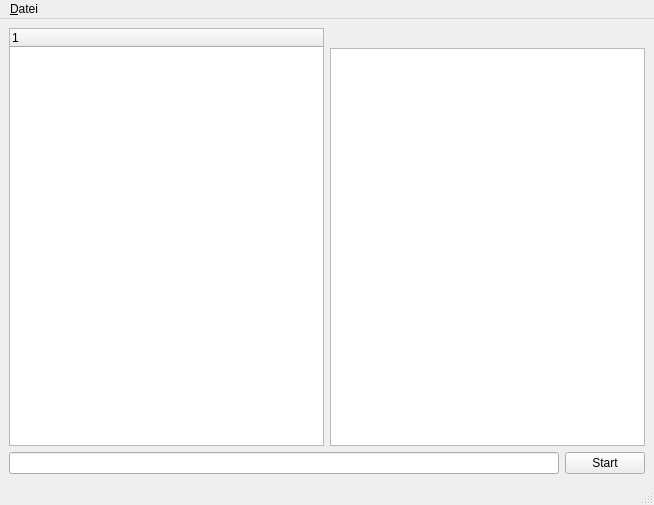
<?xml version="1.0" encoding="UTF-8"?>
<ui version="4.0">
 <class>LCEdit</class>
 <widget class="QMainWindow" name="LCEdit">
  <property name="geometry">
   <rect>
    <x>0</x>
    <y>0</y>
    <width>654</width>
    <height>505</height>
   </rect>
  </property>
  <property name="windowTitle">
   <string>LCEdit</string>
  </property>
  <widget class="QWidget" name="centralwidget">
   <layout class="QVBoxLayout" name="verticalLayout">
    <item>
     <layout class="QGridLayout" name="gridLayout">
      <property name="sizeConstraint">
       <enum>QLayout::SetFixedSize</enum>
      </property>
      <item row="0" column="1">
       <layout class="QVBoxLayout" name="layRight">
        <property name="sizeConstraint">
         <enum>QLayout::SetFixedSize</enum>
        </property>
        <item>
         <widget class="QLabel" name="lblName">
          <property name="sizePolicy">
           <sizepolicy hsizetype="Expanding" vsizetype="Fixed">
            <horstretch>0</horstretch>
            <verstretch>0</verstretch>
           </sizepolicy>
          </property>
          <property name="font">
           <font>
            <weight>75</weight>
            <italic>false</italic>
            <bold>true</bold>
           </font>
          </property>
          <property name="contextMenuPolicy">
           <enum>Qt::NoContextMenu</enum>
          </property>
          <property name="text">
           <string/>
          </property>
          <property name="alignment">
           <set>Qt::AlignCenter</set>
          </property>
         </widget>
        </item>
        <item>
         <widget class="QTextBrowser" name="txtDescription">
          <property name="lineWrapMode">
           <enum>QTextEdit::WidgetWidth</enum>
          </property>
          <property name="openExternalLinks">
           <bool>true</bool>
          </property>
         </widget>
        </item>
       </layout>
      </item>
      <item row="3" column="0" colspan="2">
       <layout class="QHBoxLayout" name="horizontalLayout">
        <item>
         <widget class="QLineEdit" name="txtCmdLine"/>
        </item>
        <item>
         <widget class="QPushButton" name="btnStart">
          <property name="text">
           <string>Start</string>
          </property>
         </widget>
        </item>
       </layout>
      </item>
      <item row="0" column="0">
       <widget class="QTreeWidget" name="treeWidget">
        <column>
         <property name="text">
          <string notr="true">1</string>
         </property>
        </column>
       </widget>
      </item>
     </layout>
    </item>
   </layout>
  </widget>
  <widget class="QMenuBar" name="menubar">
   <property name="geometry">
    <rect>
     <x>0</x>
     <y>0</y>
     <width>654</width>
     <height>30</height>
    </rect>
   </property>
   <widget class="QMenu" name="menuFile">
    <property name="title">
     <string>&amp;Datei</string>
    </property>
   </widget>
   <addaction name="menuFile"/>
  </widget>
  <widget class="QStatusBar" name="statusbar"/>
 </widget>
 <resources/>
 <connections/>
</ui>
